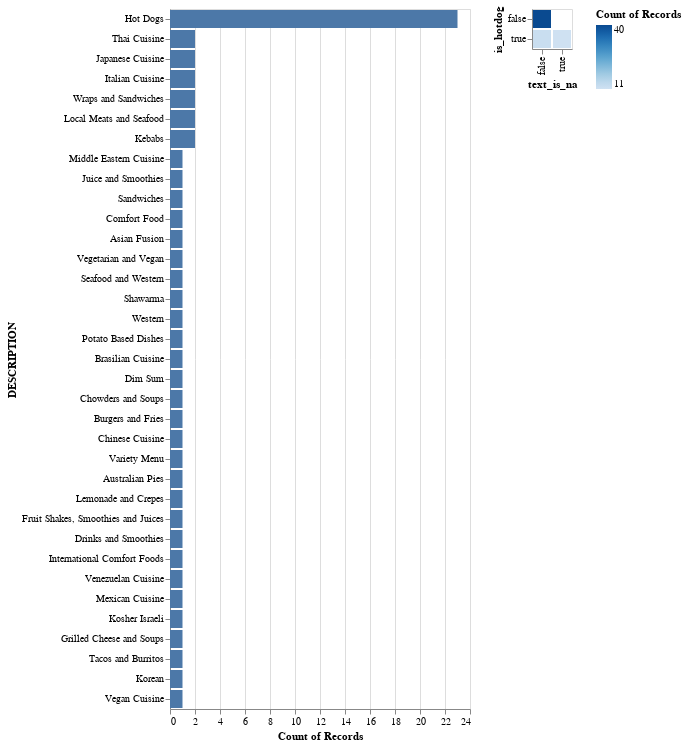

Notebook source saved alongside this figure:
### Code cell
# summary EDA, identify missing and NAN values

train_data["text_is_na"] = train_data["BUSINESS_NAME"] == ""
train_data["is_hotdog"] = train_data["DESCRIPTION"] == "Hot Dogs"

(
    alt.Chart(train_data).mark_bar().encode(
        x="count()",
        y=alt.Y("DESCRIPTION").sort('-x')
    )

    | alt.Chart(train_data).mark_bar().encode(
        x="text_is_na",
        y="is_hotdog",
        color="count()"
    )
)

### Figure 1 — Vega-Lite specification as saved in the notebook (floating-point values rounded to 4 significant figures)
{"config": {"view": {"continuousWidth": 300, "continuousHeight": 300}}, "hconcat": [{"mark": {"type": "bar"}, "encoding": {"x": {"aggregate": "count", "type": "quantitative"}, "y": {"field": "DESCRIPTION", "sort": "-x", "type": "nominal"}}}, {"mark": {"type": "bar"}, "encoding": {"color": {"aggregate": "count", "type": "quantitative"}, "x": {"field": "text_is_na", "type": "nominal"}, "y": {"field": "is_hotdog", "type": "nominal"}}}], "data": {"name": "data-39997880afd646843d7b0fd846f561e0"}, "$schema": "https://vega.github.io/schema/vega-lite/v6.1.0.json", "datasets": {"data-39997880afd646843d7b0fd846f561e0": [{"BUSINESS_NAME": "Marimba", "LOCATION": "South Side of 800 W Georgia St - 30 Metres West of Howe St", "DESCRIPTION": "Middle Eastern Cuisine", "GEO_LOCALAREA": "Downtown", "Geom": "{\"coordinates\": [-123.119611425531, 49.2832896022047], \"type\": \"Point\"}", "geo_point_2d": "49.2832896022, -123.119611426", "is_hotdog": false, "text_is_na": false}, {"BUSINESS_NAME": "Super Thai", "LOCATION": "Authorised Parking Meter North Side of 1000 W Georgia St", "DESCRIPTION": "Thai Cuisine", "GEO_LOCALAREA": "Downtown", "Geom": "{\"coordinates\": [-123.122623764676, 49.2855321149763], \"type\": \"Point\"}", "geo_point_2d": "49.285532115, -123.122623765", "is_hotdog": false, "text_is_na": false}, {"BUSINESS_NAME": "The Juice Truck", "LOCATION": "Authorised Parking Meter West Side of 300 Cambie St", "DESCRIPTION": "Juice and Smoothies", "GEO_LOCALAREA": "Downtown", "Geom": "{\"coordinates\": [-123.109452, 49.283032], \"type\": \"Point\"}", "geo_point_2d": "49.283032, -123.109452", "is_hotdog": false, "text_is_na": false}, {"BUSINESS_NAME": "Japadog", "LOCATION": "East Side of 500 Burrard St - 6 Metres South of West Pender St", "DESCRIPTION": "Hot Dogs", "GEO_LOCALAREA": "Downtown", "Geom": "{\"coordinates\": [-123.117884, 49.286363], \"type\": \"Point\"}", "geo_point_2d": "49.286363, -123.117884", "is_hotdog": true, "text_is_na": false}, {"BUSINESS_NAME": "Japadog", "LOCATION": "West Side of 800 Burrard St - 2.5 Metres North of Smithe St", "DESCRIPTION": "Hot Dogs", "GEO_LOCALAREA": "West End", "Geom": "{\"coordinates\": [-123.124363670916, 49.2824199268397], \"type\": \"Point\"}", "geo_point_2d": "49.2824199268, -123.124363671", "is_hotdog": true, "text_is_na": false}, {"BUSINESS_NAME": "Van Dog", "LOCATION": "South Side of 900 Robson St - 12 Metres East of Burrard St", "DESCRIPTION": "Hot Dogs", "GEO_LOCALAREA": "Downtown", "Geom": "{\"coordinates\": [-123.122660630478, 49.2830840428154], \"type\": \"Point\"}", "geo_point_2d": "49.2830840428, -123.12266063", "is_hotdog": true, "text_is_na": false}, {"BUSINESS_NAME": "Dog Meister", "LOCATION": "West Side of 2900 Main St - 20 Metres North of E 14th Ave", "DESCRIPTION": "Hot Dogs", "GEO_LOCALAREA": "Mount Pleasant", "Geom": "{\"coordinates\": [-123.101569148691, 49.2584746760419], \"type\": \"Point\"}", "geo_point_2d": "49.258474676, -123.101569149", "is_hotdog": true, "text_is_na": false}, {"BUSINESS_NAME": "Actual Oden", "LOCATION": "South Side of 900 W Hastings - 10 metres East of Burrard St", "DESCRIPTION": "Japanese Cuisine", "GEO_LOCALAREA": "Downtown", "Geom": "{\"coordinates\": [-123.116782, 49.286949], \"type\": \"Point\"}", "geo_point_2d": "49.286949, -123.116782", "is_hotdog": false, "text_is_na": false}, {"BUSINESS_NAME": "Mr. Arancino", "LOCATION": "West Side of Granville St - 75 Metres North of Robson St", "DESCRIPTION": "Italian Cuisine", "GEO_LOCALAREA": "Downtown", "Geom": "{\"coordinates\": [-123.119039, 49.281957], \"type\": \"Point\"}", "geo_point_2d": "49.281957, -123.119039", "is_hotdog": false, "text_is_na": false}, {"BUSINESS_NAME": "", "LOCATION": "East side of 700 Granville St - 6 Metres South W Georgia St", "DESCRIPTION": "Hot Dogs", "GEO_LOCALAREA": "Downtown", "Geom": "{\"coordinates\": [-123.118235028068, 49.282319592487], \"type\": \"Point\"}", "geo_point_2d": "49.2823195925, -123.118235028", "is_hotdog": true, "text_is_na": true}, {"BUSINESS_NAME": "", "LOCATION": "West Side of 700 Granville St - 5 Metres South of W Georgia St", "DESCRIPTION": "Hot Dogs", "GEO_LOCALAREA": "Downtown", "Geom": "{\"coordinates\": [-123.118426844134, 49.2824701485478], \"type\": \"Point\"}", "geo_point_2d": "49.2824701485, -123.118426844", "is_hotdog": true, "text_is_na": true}, {"BUSINESS_NAME": "", "LOCATION": "East Side of 8400 Cambie St - 75 Metres South of SW Marine Dr", "DESCRIPTION": "Hot Dogs", "GEO_LOCALAREA": "Marpole", "Geom": "{\"coordinates\": [-123.1170317349, 49.2098916792662], \"type\": \"Point\"}", "geo_point_2d": "49.2098916793, -123.117031735", "is_hotdog": true, "text_is_na": true}, {"BUSINESS_NAME": "Eat Chicken Wraps", "LOCATION": "West Side of 800 Howe St - 5 Metres South of Robson St", "DESCRIPTION": "Wraps and Sandwiches", "GEO_LOCALAREA": "Downtown", "Geom": "{\"coordinates\": [-123.12109855916, 49.2819285670653], \"type\": \"Point\"}", "geo_point_2d": "49.2819285671, -123.121098559", "is_hotdog": false, "text_is_na": false}, {"BUSINESS_NAME": "Cheesey Does It", "LOCATION": "South Side of 900 Robson St - 16 Metres West of Hornby St", "DESCRIPTION": "Sandwiches", "GEO_LOCALAREA": "Downtown", "Geom": "{\"coordinates\": [-123.122135785725, 49.2827533646573], \"type\": \"Point\"}", "geo_point_2d": "49.2827533647, -123.122135786", "is_hotdog": false, "text_is_na": false}, {"BUSINESS_NAME": "Mr. Tube Steak", "LOCATION": "East Side of 600 Beatty St - 6 Metres North of West Georgia St", "DESCRIPTION": "Hot Dogs", "GEO_LOCALAREA": "Downtown", "Geom": "{\"coordinates\": [-123.112040050999, 49.2787463289182], \"type\": \"Point\"}", "geo_point_2d": "49.2787463289, -123.112040051", "is_hotdog": true, "text_is_na": false}, {"BUSINESS_NAME": "Holy Smokes", "LOCATION": "South Side 1500 West Broadway - 6 Metres West of Granville St", "DESCRIPTION": "Hot Dogs", "GEO_LOCALAREA": "Fairview", "Geom": "{\"coordinates\": [-123.138921554365, 49.2634838294021], \"type\": \"Point\"}", "geo_point_2d": "49.2634838294, -123.138921554", "is_hotdog": true, "text_is_na": false}, {"BUSINESS_NAME": "Gourmet Syndicate", "LOCATION": "Authorised Parking Meter East Side of 900 Burrard St", "DESCRIPTION": "Comfort Food", "GEO_LOCALAREA": "Downtown", "Geom": "{\"coordinates\": [-123.124511374389, 49.2820545294215], \"type\": \"Point\"}", "geo_point_2d": "49.2820545294, -123.124511374", "is_hotdog": false, "text_is_na": false}, {"BUSINESS_NAME": "Roaming Dragon", "LOCATION": "Authorised Parking Meter East Side of 1600 Manitoba St", "DESCRIPTION": "Asian Fusion", "GEO_LOCALAREA": "Mount Pleasant", "Geom": "{\"coordinates\": [-123.106548732322, 49.271307845851], \"type\": \"Point\"}", "geo_point_2d": "49.2713078459, -123.106548732", "is_hotdog": false, "text_is_na": false}, {"BUSINESS_NAME": "The Loving Hut", "LOCATION": "East Side of 1200 Pacific Boulevard - 10 Metres South of Davie St", "DESCRIPTION": "Vegetarian and Vegan", "GEO_LOCALAREA": "Downtown", "Geom": "{\"coordinates\": [-123.121519625651, 49.2738358886872], \"type\": \"Point\"}", "geo_point_2d": "49.2738358887, -123.121519626", "is_hotdog": false, "text_is_na": false}, {"BUSINESS_NAME": "BBKB Kaboom Box", "LOCATION": "West Side of 700 Granville St - South of W Georgia St", "DESCRIPTION": "Seafood and Western", "GEO_LOCALAREA": "Downtown", "Geom": "{\"coordinates\": [-123.118591524118, 49.2823626147279], \"type\": \"Point\"}", "geo_point_2d": "49.2823626147, -123.118591524", "is_hotdog": false, "text_is_na": false}, {"BUSINESS_NAME": "Feastro The Rolling Bistro", "LOCATION": "Authorised Parking Meter West Side of 700 Howe St", "DESCRIPTION": "Local Meats and Seafood", "GEO_LOCALAREA": "Downtown", "Geom": "{\"coordinates\": [-123.120345228347, 49.2824386635302], \"type\": \"Point\"}", "geo_point_2d": "49.2824386635, -123.120345228", "is_hotdog": false, "text_is_na": false}, {"BUSINESS_NAME": "Mr. Shawarma", "LOCATION": "North Side of 800 Robson St - East of Hornby St", "DESCRIPTION": "Shawarma", "GEO_LOCALAREA": "Downtown", "Geom": "{\"coordinates\": [-123.12148094657, 49.2825844484842], \"type\": \"Point\"}", "geo_point_2d": "49.2825844485, -123.121480947", "is_hotdog": false, "text_is_na": false}, {"BUSINESS_NAME": "Feastro - The Rolling Bistro", "LOCATION": "Authorised Parking Meter - Thurlow St at W Cordova St", "DESCRIPTION": "Local Meats and Seafood", "GEO_LOCALAREA": "Downtown", "Geom": "{\"coordinates\": [-123.118453, 49.288672], \"type\": \"Point\"}", "geo_point_2d": "49.288672, -123.118453", "is_hotdog": false, "text_is_na": false}, {"BUSINESS_NAME": "Van Dog", "LOCATION": "South Side of 600 W Georgia St - 6 Metres East of Granville St", "DESCRIPTION": "Western", "GEO_LOCALAREA": "Downtown", "Geom": "{\"coordinates\": [-123.118066770004, 49.282314404317], \"type\": \"Point\"}", "geo_point_2d": "49.2823144043, -123.11806677", "is_hotdog": false, "text_is_na": false}, {"BUSINESS_NAME": "Potato Tornado", "LOCATION": "West Side of 800 Granville St - 6 Metres South of Robson St", "DESCRIPTION": "Potato Based Dishes", "GEO_LOCALAREA": "Downtown", "Geom": "{\"coordinates\": [-123.120079603127, 49.2812971848513], \"type\": \"Point\"}", "geo_point_2d": "49.2812971849, -123.120079603", "is_hotdog": false, "text_is_na": false}, {"BUSINESS_NAME": "Brasilian Roots", "LOCATION": "Authorised Parking Meter - East Side of 600 Seymour St", "DESCRIPTION": "Brasilian Cuisine", "GEO_LOCALAREA": "Downtown", "Geom": "{\"coordinates\": [-123.11684601808, 49.2819872240752], \"type\": \"Point\"}", "geo_point_2d": "49.2819872241, -123.116846018", "is_hotdog": false, "text_is_na": false}, {"BUSINESS_NAME": "Mac BBQ", "LOCATION": "South Side of 1800 Beach Av - West of Davie St", "DESCRIPTION": "Hot Dogs", "GEO_LOCALAREA": "West End", "Geom": "{\"coordinates\": [-123.142526485066, 49.2875878236052], \"type\": \"Point\"}", "geo_point_2d": "49.2875878236, -123.142526485", "is_hotdog": true, "text_is_na": false}, {"BUSINESS_NAME": "Dim Sum Express", "LOCATION": "East Side of 200 Howe St - 100 Metres North of W Cordova St", "DESCRIPTION": "Dim Sum", "GEO_LOCALAREA": "Downtown", "Geom": "{\"coordinates\": [-123.112870852909, 49.2872354621354], \"type\": \"Point\"}", "geo_point_2d": "49.2872354621, -123.112870853", "is_hotdog": false, "text_is_na": false}, {"BUSINESS_NAME": "Sea Dogs", "LOCATION": "Coal Harbour Seawall  - 200 Metres Northeast of Broughton St", "DESCRIPTION": "Hot Dogs", "GEO_LOCALAREA": "Downtown", "Geom": "{\"coordinates\": [-123.123682322296, 49.2910821453032], \"type\": \"Point\"}", "geo_point_2d": "49.2910821453, -123.123682322", "is_hotdog": true, "text_is_na": false}, {"BUSINESS_NAME": "", "LOCATION": "Expo Boulevard - 20 Metres West of Abbott St", "DESCRIPTION": "Hot Dogs", "GEO_LOCALAREA": "Downtown", "Geom": "{\"coordinates\": [-123.108008079327, 49.2787930537543], \"type\": \"Point\"}", "geo_point_2d": "49.2787930538, -123.108008079", "is_hotdog": true, "text_is_na": true}, {"BUSINESS_NAME": "", "LOCATION": "South Side of 1900 Beach Ave - 17 Metres West of Gilford St", "DESCRIPTION": "Hot Dogs", "GEO_LOCALAREA": "West End", "Geom": "{\"coordinates\": [-123.143229444439, 49.2887284881581], \"type\": \"Point\"}", "geo_point_2d": "49.2887284882, -123.143229444", "is_hotdog": true, "text_is_na": true}, {"BUSINESS_NAME": "", "LOCATION": "East Side of 800 Granville St - 30 Metres North of Smithe St", "DESCRIPTION": "Hot Dogs", "GEO_LOCALAREA": "Downtown", "Geom": "{\"coordinates\": [-123.120951896798, 49.2805178578306], \"type\": \"Point\"}", "geo_point_2d": "49.2805178578, -123.120951897", "is_hotdog": true, "text_is_na": true}, {"BUSINESS_NAME": "Crab Park Chowdery", "LOCATION": "East Side of 600 Granville St - 30 Metres North of W Georgia St", "DESCRIPTION": "Chowders and Soups", "GEO_LOCALAREA": "Downtown", "Geom": "{\"coordinates\": [-123.11746613169, 49.2828190132516], \"type\": \"Point\"}", "geo_point_2d": "49.2828190133, -123.117466132", "is_hotdog": false, "text_is_na": false}, {"BUSINESS_NAME": "", "LOCATION": "North Side of Dunsmuir St - 6 Metres East of Beatty St", "DESCRIPTION": "Hot Dogs", "GEO_LOCALAREA": "Downtown", "Geom": "{\"coordinates\": [-123.110258929798, 49.2798897004659], \"type\": \"Point\"}", "geo_point_2d": "49.2798897005, -123.11025893", "is_hotdog": true, "text_is_na": true}, {"BUSINESS_NAME": "Cazba Express", "LOCATION": "North Side of 700 Robson St - 50 Metres West of Granville St", "DESCRIPTION": "Kebabs", "GEO_LOCALAREA": "Downtown", "Geom": "{\"coordinates\": [-123.12034, 49.281785], \"type\": \"Point\"}", "geo_point_2d": "49.281785, -123.12034", "is_hotdog": false, "text_is_na": false}, {"BUSINESS_NAME": "Yokabai", "LOCATION": "West Side of 500 Granville St - 10 Metres South of West Pender St", "DESCRIPTION": "Burgers and Fries", "GEO_LOCALAREA": "Downtown", "Geom": "{\"coordinates\": [-123.115175231669, 49.2845221170008], \"type\": \"Point\"}", "geo_point_2d": "49.284522117, -123.115175232", "is_hotdog": false, "text_is_na": false}, {"BUSINESS_NAME": "Le Tigre", "LOCATION": "Authorised Parking Meter North Side of Alberni St - East of Bute St", "DESCRIPTION": "Chinese Cuisine", "GEO_LOCALAREA": "West End", "Geom": "{\"coordinates\": [-123.12561890857, 49.2865915482477], \"type\": \"Point\"}", "geo_point_2d": "49.2865915482, -123.125618909", "is_hotdog": false, "text_is_na": false}, {"BUSINESS_NAME": "Van Dog", "LOCATION": "East Side of 900 Granville St - 75 Metres South of Smithe St", "DESCRIPTION": "Hot Dogs", "GEO_LOCALAREA": "Downtown", "Geom": "{\"coordinates\": [-123.122119558315, 49.2797455146803], \"type\": \"Point\"}", "geo_point_2d": "49.2797455147, -123.122119558", "is_hotdog": true, "text_is_na": false}, {"BUSINESS_NAME": "Eat Chicken Wraps", "LOCATION": "South Side of 800 Robson St - 28 Metres East of Hornby St", "DESCRIPTION": "Wraps and Sandwiches", "GEO_LOCALAREA": "Downtown", "Geom": "{\"coordinates\": [-123.121388, 49.282313], \"type\": \"Point\"}", "geo_point_2d": "49.282313, -123.121388", "is_hotdog": false, "text_is_na": false}, {"BUSINESS_NAME": "Mogu", "LOCATION": "West Side of Howe St - South of Dunsmuir St", "DESCRIPTION": "Japanese Cuisine", "GEO_LOCALAREA": "Downtown", "Geom": "{\"coordinates\": [-123.117633, 49.284218], \"type\": \"Point\"}", "geo_point_2d": "49.284218, -123.117633", "is_hotdog": false, "text_is_na": false}, {"BUSINESS_NAME": "Commissary Connect", "LOCATION": "South Side of 800 Robson St- 13 Metres West of Howe St", "DESCRIPTION": "Variety Menu", "GEO_LOCALAREA": "Downtown", "Geom": "{\"coordinates\": [-123.121122, 49.282109], \"type\": \"Point\"}", "geo_point_2d": "49.282109, -123.121122", "is_hotdog": false, "text_is_na": false}, {"BUSINESS_NAME": "Aussie Pie Guy", "LOCATION": "Authorised Parking Meter - 1000 W Pender St", "DESCRIPTION": "Australian Pies", "GEO_LOCALAREA": "Downtown", "Geom": "{\"coordinates\": [-123.118192426382, 49.2869519782249], \"type\": \"Point\"}", "geo_point_2d": "49.2869519782, -123.118192426", "is_hotdog": false, "text_is_na": false}, {"BUSINESS_NAME": "V Dub Dogs", "LOCATION": "Foot of Davie St - 2 Metres South of Marinaside Cres.", "DESCRIPTION": "Hot Dogs", "GEO_LOCALAREA": "Downtown", "Geom": "{\"coordinates\": [-123.119509851201, 49.2728501609174], \"type\": \"Point\"}", "geo_point_2d": "49.2728501609, -123.119509851", "is_hotdog": true, "text_is_na": false}, {"BUSINESS_NAME": "Lemon Sea", "LOCATION": "South Side of 2000 Beach Av - 30 metres West of Chilco St", "DESCRIPTION": "Lemonade and Crepes", "GEO_LOCALAREA": "West End", "Geom": "{\"coordinates\": [-123.144697763958, 49.2896827395781], \"type\": \"Point\"}", "geo_point_2d": "49.2896827396, -123.144697764", "is_hotdog": false, "text_is_na": false}, {"BUSINESS_NAME": "San Juan Family Farm", "LOCATION": "Authorised Parking Meter North Side of 1600 Davie St", "DESCRIPTION": "Fruit Shakes, Smoothies and Juices", "GEO_LOCALAREA": "West End", "Geom": "{\"coordinates\": [-123.139739, 49.286003], \"type\": \"Point\"}", "geo_point_2d": "49.286003, -123.139739", "is_hotdog": false, "text_is_na": false}, {"BUSINESS_NAME": "", "LOCATION": "East Side of 800 Beatty St - 6 Metres South of Robson St", "DESCRIPTION": "Hot Dogs", "GEO_LOCALAREA": "Downtown", "Geom": "{\"coordinates\": [-123.114069374134, 49.277427325294], \"type\": \"Point\"}", "geo_point_2d": "49.2774273253, -123.114069374", "is_hotdog": true, "text_is_na": true}, {"BUSINESS_NAME": "Ali's Hot Dogs", "LOCATION": "North Side of 1000 Robson St", "DESCRIPTION": "Hot Dogs", "GEO_LOCALAREA": "West End", "Geom": "{\"coordinates\": [-123.123569702796, 49.2839220206803], \"type\": \"Point\"}", "geo_point_2d": "49.2839220207, -123.123569703", "is_hotdog": true, "text_is_na": false}, {"BUSINESS_NAME": "Mac BBQ", "LOCATION": "South Side of 1800 Beach Av - East of Davie St", "DESCRIPTION": "Hot Dogs", "GEO_LOCALAREA": "West End", "Geom": "{\"coordinates\": [-123.14250504093, 49.287324013553], \"type\": \"Point\"}", "geo_point_2d": "49.2873240136, -123.142505041", "is_hotdog": true, "text_is_na": false}, {"BUSINESS_NAME": "Suassy Thai", "LOCATION": "North Side of 800 Robson St - 30 Metres West of Howe St", "DESCRIPTION": "Thai Cuisine", "GEO_LOCALAREA": "Downtown", "Geom": "{\"coordinates\": [-123.121070522118, 49.2822804045159], \"type\": \"Point\"}", "geo_point_2d": "49.2822804045, -123.121070522", "is_hotdog": false, "text_is_na": false}, {"BUSINESS_NAME": "Mr. Camaron", "LOCATION": "North Side of W Georgia St - 10 Metres West of Homer St", "DESCRIPTION": "Drinks and Smoothies", "GEO_LOCALAREA": "Downtown", "Geom": "{\"coordinates\": [-123.115237361117, 49.2808012429435], \"type\": \"Point\"}", "geo_point_2d": "49.2808012429, -123.115237361", "is_hotdog": false, "text_is_na": false}, {"BUSINESS_NAME": "", "LOCATION": "South Side of 300 Davie St - 6 Metres East of Hamilton St", "DESCRIPTION": "Hot Dogs", "GEO_LOCALAREA": "Downtown", "Geom": "{\"coordinates\": [-123.122779848109, 49.2747502295582], \"type\": \"Point\"}", "geo_point_2d": "49.2747502296, -123.122779848", "is_hotdog": true, "text_is_na": true}, {"BUSINESS_NAME": "Vie Niapolotan", "LOCATION": "Authorised Parking Meter - West Side of 400 Burrard St", "DESCRIPTION": "Italian Cuisine", "GEO_LOCALAREA": "Downtown", "Geom": "{\"coordinates\": [-123.117533501725, 49.2869026428645], \"type\": \"Point\"}", "geo_point_2d": "49.2869026429, -123.117533502", "is_hotdog": false, "text_is_na": false}, {"BUSINESS_NAME": "Fat Duck Mobile Eatery", "LOCATION": "Authorised Parking Meter - North Side of 800 W Cordova St", "DESCRIPTION": "International Comfort Foods", "GEO_LOCALAREA": "Downtown", "Geom": "{\"coordinates\": [-123.114022, 49.286811], \"type\": \"Point\"}", "geo_point_2d": "49.286811, -123.114022", "is_hotdog": false, "text_is_na": false}, {"BUSINESS_NAME": "Come Arepa", "LOCATION": "Authorised Parking Meter - 1000 W Hastings St", "DESCRIPTION": "Venezuelan Cuisine", "GEO_LOCALAREA": "Downtown", "Geom": "{\"coordinates\": [-123.119288, 49.287838], \"type\": \"Point\"}", "geo_point_2d": "49.287838, -123.119288", "is_hotdog": false, "text_is_na": false}, {"BUSINESS_NAME": "", "LOCATION": "South Side of 1700 East Broadway - 37 Metres East of Commercial Dr", "DESCRIPTION": "Hot Dogs", "GEO_LOCALAREA": "Kensington-Cedar Cottage", "Geom": "{\"coordinates\": [-123.069072741187, 49.2622160476583], \"type\": \"Point\"}", "geo_point_2d": "49.2622160477, -123.069072741", "is_hotdog": true, "text_is_na": true}, {"BUSINESS_NAME": "Arturo's Mexico To Go", "LOCATION": "North Side of 700 W Cordova St - 14 metres East of Howe St", "DESCRIPTION": "Mexican Cuisine", "GEO_LOCALAREA": "Downtown", "Geom": "{\"coordinates\": [-123.113567537336, 49.2865282200574], \"type\": \"Point\"}", "geo_point_2d": "49.2865282201, -123.113567537", "is_hotdog": false, "text_is_na": false}, {"BUSINESS_NAME": "Meet to Eat", "LOCATION": "Authorised Parking Meter South Side of 1000 Dunsmuir St", "DESCRIPTION": "Kosher Israeli", "GEO_LOCALAREA": "Downtown", "Geom": "{\"coordinates\": [-123.11975, 49.285658], \"type\": \"Point\"}", "geo_point_2d": "49.285658, -123.11975", "is_hotdog": false, "text_is_na": false}, {"BUSINESS_NAME": "Mum's Grilled Cheese Truck", "LOCATION": "Authorised Parking Meter -West Side of 700 Howe St", "DESCRIPTION": "Grilled Cheese and Soups", "GEO_LOCALAREA": "Downtown", "Geom": "{\"coordinates\": [-123.120684903216, 49.2822094865348], \"type\": \"Point\"}", "geo_point_2d": "49.2822094865, -123.120684903", "is_hotdog": false, "text_is_na": false}, {"BUSINESS_NAME": "Master Chef's Kebab House", "LOCATION": "East Side of 500 Granville St - 10 Metres North of Dunsmuir St", "DESCRIPTION": "Kebabs", "GEO_LOCALAREA": "Downtown", "Geom": "{\"coordinates\": [-123.115997593018, 49.283807299327], \"type\": \"Point\"}", "geo_point_2d": "49.2838072993, -123.115997593", "is_hotdog": false, "text_is_na": false}, {"BUSINESS_NAME": "Tacofino", "LOCATION": "Authorised Parking Meter West Side of 700 Howe St", "DESCRIPTION": "Tacos and Burritos", "GEO_LOCALAREA": "Downtown", "Geom": "{\"coordinates\": [-123.120529317155, 49.2823011792112], \"type\": \"Point\"}", "geo_point_2d": "49.2823011792, -123.120529317", "is_hotdog": false, "text_is_na": false}, {"BUSINESS_NAME": "Disco Cheetah", "LOCATION": "Authorised Parking Meter West Side of 700 Howe St", "DESCRIPTION": "Korean", "GEO_LOCALAREA": "Downtown", "Geom": "{\"coordinates\": [-123.12044362671, 49.2823678347768], \"type\": \"Point\"}", "geo_point_2d": "49.2823678348, -123.120443627", "is_hotdog": false, "text_is_na": false}, {"BUSINESS_NAME": "", "LOCATION": "North Side of 100 Water St - 10 Metres West of Abbott St", "DESCRIPTION": "Hot Dogs", "GEO_LOCALAREA": "Downtown", "Geom": "{\"coordinates\": [-123.106609298224, 49.2839891744052], \"type\": \"Point\"}", "geo_point_2d": "49.2839891744, -123.106609298", "is_hotdog": true, "text_is_na": true}, {"BUSINESS_NAME": "Bandidas", "LOCATION": "Authorised Parking Meter - North Side of 1000 W Georgia St", "DESCRIPTION": "Vegan Cuisine", "GEO_LOCALAREA": "Downtown", "Geom": "{\"coordinates\": [-123.122093113148, 49.2851936823208], \"type\": \"Point\"}", "geo_point_2d": "49.2851936823, -123.122093113", "is_hotdog": false, "text_is_na": false}]}}
